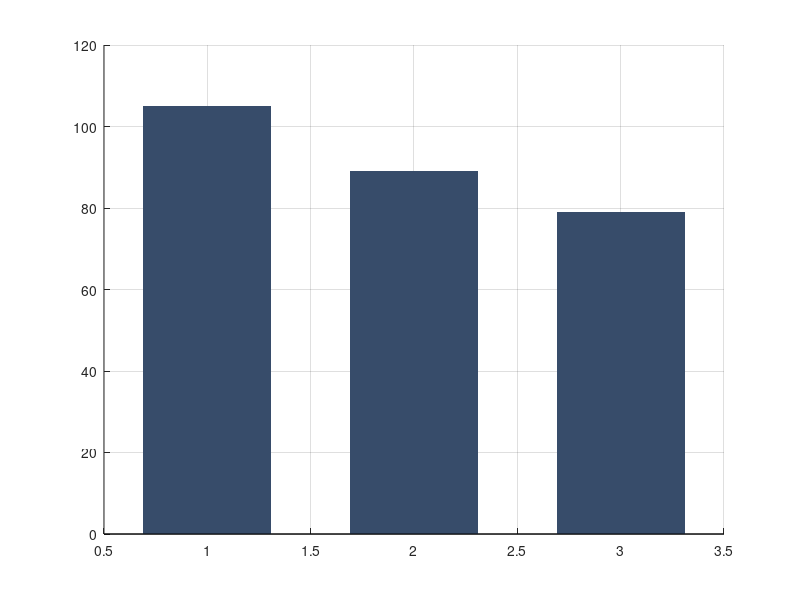

Recreate this plot in MATLAB. (Note: this script raises an error after producing the figure.)
%% ================= Panel: % difference in cumulative TB cases averted =================
% Using MEANS only (from your tables). Definition:
%   Averted_y = BaselineMean_y - ACFMean_y
%   CumAverted_N = sum_{y=2024}^{2024+N-1} Averted_y
%   %Diff_N = (CumAverted_Erlang_N - CumAverted_Simple_N) / CumAverted_Simple_N * 100

% --- Inputs (means) ---
yrs_int = 2024:2026; % intervention years only (2024–26)

simple_base_mean = [167.650 161.387 155.502];
erlang_base_mean = [172.398 166.596 161.071];

simple_acf_mean  = [149.491 134.832 124.955];
erlang_acf_mean  = [135.161 119.336 110.846];

% --- Compute annual + cumulative averted (means) ---
simple_avert = simple_base_mean - simple_acf_mean;   % 2024,2025,2026
erlang_avert = erlang_base_mean - erlang_acf_mean;

simple_cum = cumsum(simple_avert);  % after 1y,2y,3y
erlang_cum = cumsum(erlang_avert);

pct_diff = (erlang_cum - simple_cum) ./ simple_cum * 100;  % % difference vs Simple

% --- Plot (make this your "additional panel") ---
% If you're embedding into an existing 2-panel Fig 3, call: subplot(1,2,2);
figure('Position',[120 120 700 420]); hold on; box off; grid on;

% deep blue
lancetBlue = [55 76 106]/255;   % #00468B

x = 1:3;
b = bar(x, pct_diff, 0.62, 'FaceColor', lancetBlue, 'EdgeColor', 'none');

yline(0,'k-','LineWidth',1);

set(gca, ...
    'XTick', x, ...
    'XTickLabel', {'After 1 year','After 2 years','After 3 years'}, ...
    'TickDir','out', ...
    'LineWidth',1, ...
    'FontName','Arial', ...
    'FontSize',11);

ylabel('% difference in cumulative cases averted');
title('ACF (2024–26): cumulative impact difference');

% Optional: annotate bar values
for i = 1:numel(pct_diff)
    text(x(i), pct_diff(i), sprintf('%.1f%%', pct_diff(i)), ...
        'HorizontalAlignment','center', ...
        'VerticalAlignment','bottom', ...
        'FontName','Arial', 'FontSize',10);
end

% Tight y-limits with padding
yl = ylim;
ylim([min(0,yl(1)) - 5, yl(2) + 10]);

% If you want consistent panel label styling (e.g., "B"), uncomment:
% text(0.02, 0.98, 'B', 'Units','normalized', 'FontWeight','bold', 'FontSize',14);

% --- Quick sanity printout (optional) ---
disp(table((1:3)', simple_cum(:), erlang_cum(:), pct_diff(:), ...
    'VariableNames', {'YearsIntoIntervention','CumAverted_Simple','CumAverted_Erlang','PctDiff_ErlangVsSimple'}));
